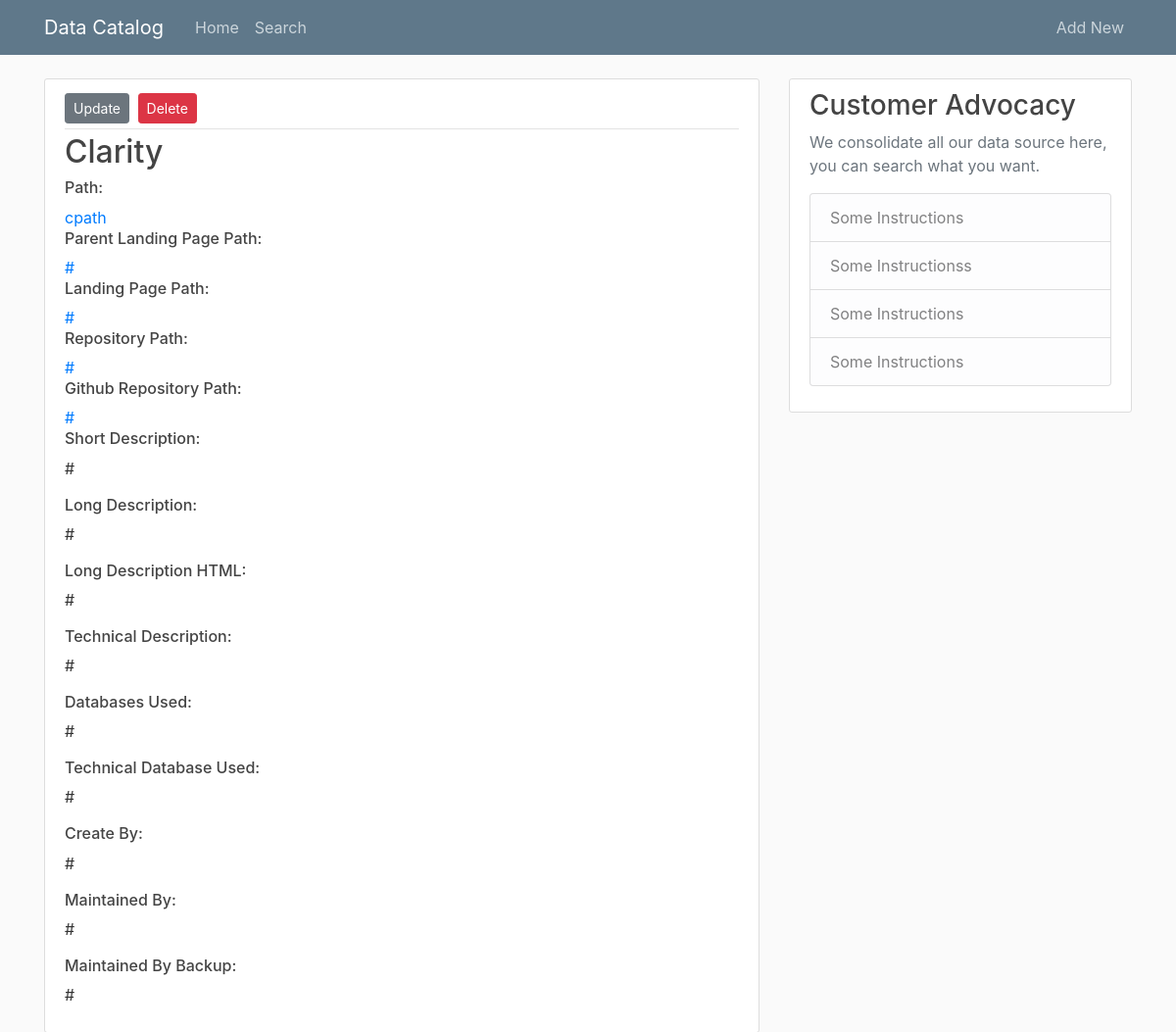
The app's page /post/Clarity with its own data.
### flaskblog/models.py (models this page shows, shortened)
class Post(db.Model):
    __tablename__ = 'Post'
    title = db.Column(db.String(100), primary_key=True, nullable=False)
    path = db.Column(db.String(300), nullable=True)
    parent_landing_page_path = db.Column(db.String(300), nullable=True)
    landing_page_path = db.Column(db.String(300), nullable=True)
    repository_path = db.Column(db.String(300), nullable=True)
    github_repository_path = db.Column(db.String(300), nullable=True)
    short_description = db.Column(db.Text, nullable=True)
    long_description = db.Column(db.Text, nullable=True)
    long_description_html = db.Column(db.Text, nullable=True)
    technical_description = db.Column(db.Text, nullable=True)
    databases_used = db.Column(db.String(100), nullable=True)
    technical_databases_used = db.Column(db.String(100), nullable=True)
    created_by = db.Column(db.String(50), nullable=False)
    maintained_by = db.Column(db.String(50), nullable=False)
    maintained_by_backup = db.Column(db.String(50), nullable=False)

### flaskblog/routes.py (the view)
@app.route("/post/<post_title>")
def post(post_title):
    post = Post.query.get_or_404(post_title)
    return render_template('post.html', title=post.title, post=post)

### flaskblog/templates/post.html (shortened to what this page needs)
{% extends "layout.html" %}
{% block content %}
  <article class="media content-section">
    <div class="media-body">
      <div class="article-metadata">
        <div>
          <a class="btn btn-secondary btn-sm mt-1 mb-1" href="{{ url_for('update_post', post_title=post.title) }}">Update</a>
          <button type="button" class="btn btn-danger btn-sm m-1" data-toggle="modal" data-target="#deleteModal">Delete</button>
        </div>
      </div>
      <h2 class="article-title">{{ post.title }}</h2>
      <h6> Path: </h6>
      <a href="{{ post.path }}">{{ post.path }}</a>
      <h6> Parent Landing Page Path: </h6>
      <a href="{{ post.parent_landing_page_path }}">{{ post.parent_landing_page_path }}</a>
      <h6> Landing Page Path: </h6>
      <a href="{{ post.landing_page_path }}">{{ post.landing_page_path }}</a>
      <h6> Repository Path: </h6>
      <a href="{{ post.repository_path }}">{{ post.repository_path }}</a>
      <h6> Github Repository Path: </h6>
      <a href="{{ post.github_repository_path }}">{{ post.github_repository_path }}</a>
      <h6>Short Description: </h6>
      <p class="article-content">{{ post.short_description }}</p>
      <h6>Long Description:</h6>
      <p class="article-content">{{ post.long_description }}</p>
      <h6>Long Description HTML:</h6>
      <p class="article-content">{{ post.long_description_html }}</p>
      <h6>Technical Description:</h6>
      <p class="article-content">{{ post.technical_description }}</p>
      <h6>Databases Used:</h6>
      <p class="article-content">{{ post.databases_used }}</p>
      <h6>Technical Database Used:</h6>
      <p class="article-content">{{ post.technical_databases_used }}</p>
      <h6>Create By:</h6>
      <p class="article-content">{{ post.created_by }}</p>
      <h6>Maintained By:</h6>
      <p class="article-content">{{ post.maintained_by }}</p>
      <h6>Maintained By Backup:</h6>
      <p class="article-content">{{ post.maintained_by_backup }}</p>
    </div>
  </article>
{% endblock content %}

### flaskblog/static/main.css (style rules this page uses)
body { background: #fafafa; color: #333333; margin-top: 5rem; }
h1, h2, h3, h4, h5, h6 { color: #444444; }
.content-section { background: #ffffff; padding: 10px 20px; border: 1px solid #dddddd; border-radius: 3px; margin-bottom: 20px; }
.article-title { color: #444444; }
.article-content { white-space: pre-line; }
.article-metadata { padding-bottom: 1px; margin-bottom: 4px; border-bottom: 1px solid #e3e3e3 }

### records on screen
Post: title "Clarity", path "cpath", parent_landing_page_path "#", landing_page_path "#", repository_path "#", github_repository_path "#", short_description "#", long_description "#", long_description_html "#", technical_description "#", databases_used "#", technical_databases_used "#", created_by "#", maintained_by "#", maintained_by_backup "#"
